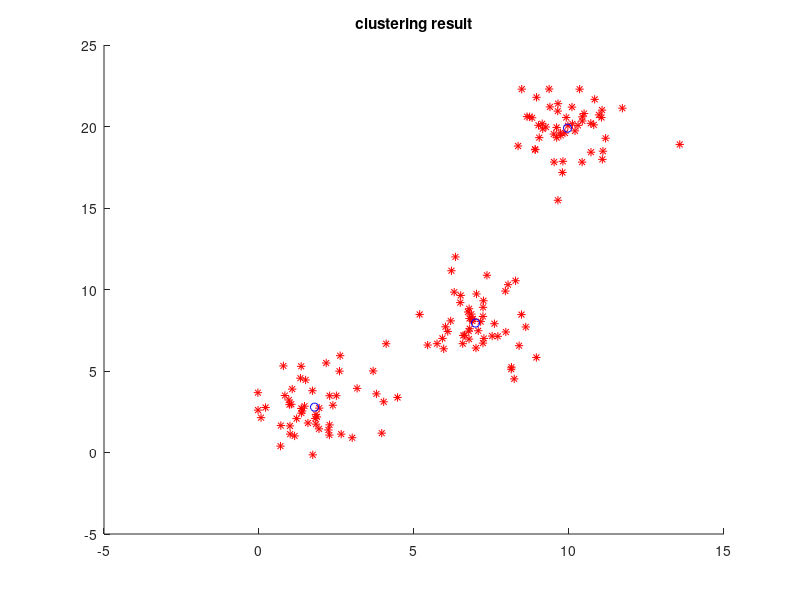

The MATLAB source for this figure:



n=50;
%%%%%%%%generate guassian points
mu = [2 3];
SIGMA = [1 0; 0 2];
r = mvnrnd(mu,SIGMA,n);
%plot(r(:,1),r(:,2),'r*');
X = r;
hold on;

mu = [7 8];
SIGMA = [ 1 0; 0 2];
r2 = mvnrnd(mu,SIGMA,n);
%plot(r2(:,1),r2(:,2),'r*')
X = [X;r2];
hold on;

mu = [10 20];
SIGMA = [ 1 0; 0 2];
r3 = mvnrnd(mu,SIGMA,n);
%plot(r3(:,1),r3(:,2),'r*')
X = [X;r3];
hold on;

%%%%%%%%%%%%%%%%%%%%%%%%%%%%%%%%%%%%%%%%%%%%%

k = 3; % number of centers



n = size(X, 1); %  
m = size(X, 2); %  

% select k centers
M = X(1:k, :);  

loop = 0;
while true
    % 2. get every distance between every vector and center
    DIST = zeros(n, k); 
    for i = 1:n
        for j = 1:k
            DIST(i, j) = norm(X(i, :) - M(j, :)); 
        end
    end
    [~, IDX] = min(DIST, [], 2); % IDX is the minimum index 

    % 3. recaculate then center of every cluster
    C = zeros(k, m); % new enter of cluster
    count = zeros(k, 1); % count the points in cluster
    for i = 1:n
        idx = IDX(i); %  
        count(idx) = count(idx) + 1; 
        C(idx, :) = C(idx, :) + X(i, :);
    end
    for i = 1:k
        C(i, :) = C(i, :) / count(i); % new center from C()
    end

    loop = loop + 1;                                                                
    % 4. interate 2~3 
    residual = norm(M - C); % distance between new center and old center
    disp(['distance between new center and old center is' , num2str(residual)])
    if residual < 1e-5
        break;
    end
    M = C; %   
end

plot(X(:,1), X(:,2),'r*')
hold on
plot(C(:,1), C(:,2), 'bo')
title('clustering result')
hold off